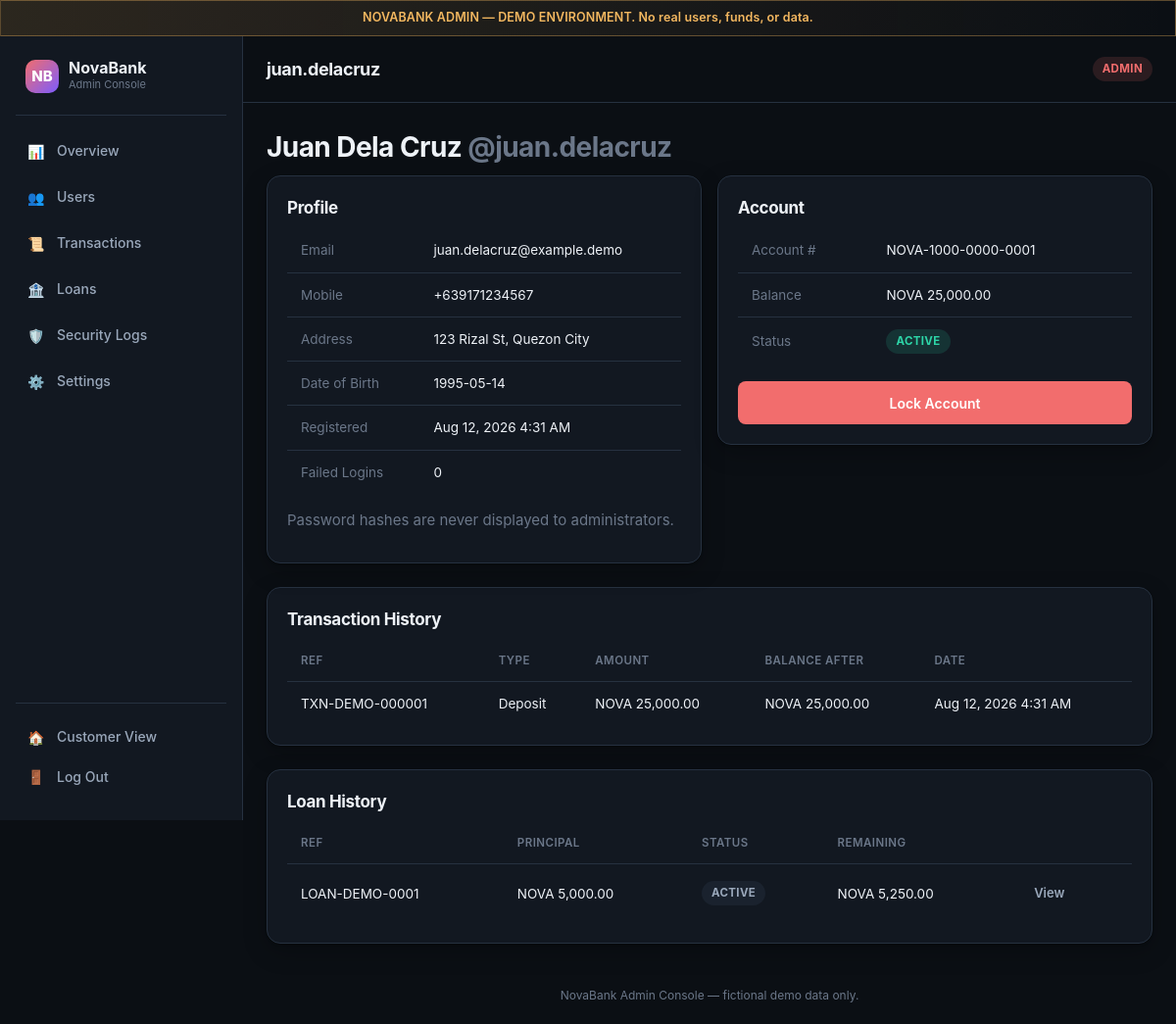
The app's page /admin/user-detail.php?id=2 (signed in) with its own data.
### tables this page shows
CREATE TABLE accounts (
    id INT UNSIGNED AUTO_INCREMENT PRIMARY KEY,
    user_id INT UNSIGNED NOT NULL UNIQUE,
    account_number VARCHAR(20) NOT NULL UNIQUE,
    balance DECIMAL(15,2) NOT NULL DEFAULT 0.00,
    currency VARCHAR(5) NOT NULL DEFAULT 'NOVA',
    status ENUM('active','locked') NOT NULL DEFAULT 'active',
    created_at TIMESTAMP NOT NULL DEFAULT CURRENT_TIMESTAMP,
    FOREIGN KEY (user_id) REFERENCES users(id) ON DELETE CASCADE,
    CONSTRAINT chk_balance_nonnegative CHECK (balance >= 0)
);

CREATE TABLE users (
    id INT UNSIGNED AUTO_INCREMENT PRIMARY KEY,
    role_id TINYINT UNSIGNED NOT NULL DEFAULT 1,
    username VARCHAR(30) NOT NULL UNIQUE,
    email VARCHAR(120) NOT NULL UNIQUE,
    password_hash VARCHAR(255) NOT NULL,
    first_name VARCHAR(60) NOT NULL,
    last_name VARCHAR(60) NOT NULL,
    mobile_number VARCHAR(20) NOT NULL,
    date_of_birth DATE NOT NULL,
    address VARCHAR(255) NOT NULL,
    status ENUM('active','locked','suspended') NOT NULL DEFAULT 'active',
    failed_login_count INT UNSIGNED NOT NULL DEFAULT 0,
    locked_until DATETIME NULL,
    created_at TIMESTAMP NOT NULL DEFAULT CURRENT_TIMESTAMP,
    updated_at TIMESTAMP NOT NULL DEFAULT CURRENT_TIMESTAMP ON UPDATE CURRENT_TIMESTAMP,
    FOREIGN KEY (role_id) REFERENCES roles(id)
);

CREATE TABLE transactions (
    id INT UNSIGNED AUTO_INCREMENT PRIMARY KEY,
    transaction_ref VARCHAR(30) NOT NULL UNIQUE,
    account_id INT UNSIGNED NOT NULL,
    type_id TINYINT UNSIGNED NOT NULL,
    amount DECIMAL(15,2) NOT NULL,
    balance_after DECIMAL(15,2) NOT NULL,
    counterparty_account_id INT UNSIGNED NULL,
    description VARCHAR(255) NULL,
    status ENUM('pending','completed','failed','reversed') NOT NULL DEFAULT 'completed',
    created_at TIMESTAMP NOT NULL DEFAULT CURRENT_TIMESTAMP,
    FOREIGN KEY (account_id) REFERENCES accounts(id),
    FOREIGN KEY (type_id) REFERENCES transaction_types(id),
    FOREIGN KEY (counterparty_account_id) REFERENCES accounts(id),
    INDEX idx_account_created (account_id, created_at)
);

CREATE TABLE transaction_types (
    id TINYINT UNSIGNED AUTO_INCREMENT PRIMARY KEY,
    code VARCHAR(30) NOT NULL UNIQUE
);

CREATE TABLE loans (
    id INT UNSIGNED AUTO_INCREMENT PRIMARY KEY,
    loan_ref VARCHAR(30) NOT NULL UNIQUE,
    user_id INT UNSIGNED NOT NULL,
    principal DECIMAL(15,2) NOT NULL,
    interest_rate DECIMAL(5,2) NOT NULL,
    term_months SMALLINT UNSIGNED NOT NULL,
    monthly_payment DECIMAL(15,2) NOT NULL,
    total_repayment DECIMAL(15,2) NOT NULL,
    remaining_balance DECIMAL(15,2) NOT NULL,
    purpose VARCHAR(255) NOT NULL,
    status ENUM('pending','under_review','approved','rejected','active','fully_paid','defaulted') NOT NULL DEFAULT 'pending',
    applied_at TIMESTAMP NOT NULL DEFAULT CURRENT_TIMESTAMP,
    decided_at TIMESTAMP NULL,
    decided_by INT UNSIGNED NULL,
    FOREIGN KEY (user_id) REFERENCES users(id) ON DELETE CASCADE,
    FOREIGN KEY (decided_by) REFERENCES users(id)
);

### includes/functions.php (called while the page is built, shortened)
<?php
function e(?string $value): string {
    return htmlspecialchars($value ?? '', ENT_QUOTES, 'UTF-8');
}
function format_money(float|string $amount): string {
    return APP_CURRENCY . ' ' . number_format((float)$amount, 2);
}
function format_date(string $datetime, string $format = 'M j, Y g:i A'): string {
    $ts = strtotime($datetime);
    return $ts ? date($format, $ts) : $datetime;
}

### admin/user-detail.php (the view, shortened to what this page needs)
<?php
$pdo = db();
$userId = (int)($_GET['id'] ?? 0);
$stmt = $pdo->prepare(
    'SELECT u.id, u.username, u.email, u.first_name, u.last_name, u.mobile_number, u.address,
            u.date_of_birth, u.status AS user_status, u.created_at, u.failed_login_count, u.locked_until,
            a.id AS account_id, a.account_number, a.balance, a.status AS account_status
     FROM users u JOIN accounts a ON a.user_id = u.id
     WHERE u.id = ? AND u.role_id = 1'
);
$stmt->execute([$userId]);
$user = $stmt->fetch();
$stmt = $pdo->prepare('SELECT t.*, tt.code AS type_code FROM transactions t JOIN transaction_types tt ON tt.id=t.type_id WHERE t.account_id = ? ORDER BY t.created_at DESC LIMIT 15');
$stmt->execute([$user['account_id']]);
$transactions = $stmt->fetchAll();
$stmt = $pdo->prepare('SELECT * FROM loans WHERE user_id = ? ORDER BY applied_at DESC');
$stmt->execute([$userId]);
$loans = $stmt->fetchAll();
$pageTitle = $user['username'];
require __DIR__ . '/includes/admin-header.php';
?>
<h1><?= e($user['first_name'] . ' ' . $user['last_name']) ?> <span class="text-faint">@<?= e($user['username']) ?></span></h1>
<div class="grid grid-2" style="grid-template-columns: 1fr 1fr; align-items:start;">
    <div class="card mb-24">
        <h3>Profile</h3>
        <table>
            <tr><td class="text-faint">Email</td><td><?= e($user['email']) ?></td></tr>
            <tr><td class="text-faint">Mobile</td><td><?= e($user['mobile_number']) ?></td></tr>
            <tr><td class="text-faint">Address</td><td><?= e($user['address']) ?></td></tr>
            <tr><td class="text-faint">Date of Birth</td><td><?= e($user['date_of_birth']) ?></td></tr>
            <tr><td class="text-faint">Registered</td><td><?= e(format_date($user['created_at'])) ?></td></tr>
            <tr><td class="text-faint">Failed Logins</td><td><?= (int)$user['failed_login_count'] ?></td></tr>
        </table>
        <p class="text-faint mt-16">Password hashes are never displayed to administrators.</p>
    </div>
    <div class="card mb-24">
        <h3>Account</h3>
        <table>
            <tr><td class="text-faint">Account #</td><td><?= e($user['account_number']) ?></td></tr>
            <tr><td class="text-faint">Balance</td><td><?= e(format_money($user['balance'])) ?></td></tr>
            <tr><td class="text-faint">Status</td><td>
                <span class="badge <?= $user['account_status'] === 'active' ? 'badge-success' : 'badge-danger' ?>"><?= e(ucfirst($user['account_status'])) ?></span>
            </td></tr>
        </table>
        <form method="post" action="<?= APP_BASE_URL ?>/admin/users.php" data-confirm="Are you sure?" class="mt-16">
            <?php if ($user['account_status'] === 'active'): ?>
                <button type="submit" class="btn btn-danger btn-block">Lock Account</button>
            <?php else: ?>
                <input type="hidden" name="action" value="unlock">
                <button type="submit" class="btn btn-secondary btn-block">Unlock Account</button>
            <?php endif; ?>
        </form>
    </div>
</div>
<div class="card mb-24">
    <h3>Transaction History</h3>
    <?php if (empty($transactions)): ?>
        <div class="empty-state">No transactions.</div>
    <?php else: ?>
        <div class="table-wrap">
        <table>
            <thead><tr><th>Ref</th><th>Type</th><th>Amount</th><th>Balance After</th><th>Date</th></tr></thead>
            <tbody>
            <?php foreach ($transactions as $t): ?>
                <tr>
                    <td><?= e($t['transaction_ref']) ?></td>
                    <td><?= e(ucwords(str_replace('_',' ',$t['type_code']))) ?></td>
                    <td><?= e(format_money($t['amount'])) ?></td>
                    <td><?= e(format_money($t['balance_after'])) ?></td>
                    <td><?= e(format_date($t['created_at'])) ?></td>
                </tr>
            <?php endforeach; ?>
            </tbody>
        </table>
        </div>
    <?php endif; ?>
</div>
<div class="card">
    <h3>Loan History</h3>
    <?php if (empty($loans)): ?>
        <div class="empty-state">No loans.</div>
    <?php else: ?>
        <div class="table-wrap">
        <table>
            <thead><tr><th>Ref</th><th>Principal</th><th>Status</th><th>Remaining</th><th></th></tr></thead>
            <tbody>
            <?php foreach ($loans as $loan): ?>
                <tr>
                    <td><?= e($loan['loan_ref']) ?></td>
                    <td><?= e(format_money($loan['principal'])) ?></td>
                    <td><span class="badge badge-neutral"><?= e(ucwords(str_replace('_',' ',$loan['status']))) ?></span></td>
                    <td><?= e(format_money($loan['remaining_balance'])) ?></td>
                    <td><a href="<?= APP_BASE_URL ?>/admin/loan-detail.php?ref=<?= urlencode($loan['loan_ref']) ?>" class="btn btn-ghost btn-sm">View</a></td>
                </tr>
            <?php endforeach; ?>
            </tbody>
        </table>
        </div>
    <?php endif; ?>
</div>
<?php require __DIR__ . '/includes/admin-footer.php'; ?>

### admin/includes/admin-header.php (shortened to what this page needs)
<?php
$adminPage = basename($_SERVER['SCRIPT_NAME']);
$adminLinks = [
    ['index.php', 'Overview', '📊'],
    ['users.php', 'Users', '👥'],
    ['transactions.php', 'Transactions', '📜'],
    ['loans.php', 'Loans', '🏦'],
    ['security-logs.php', 'Security Logs', '🛡️'],
    ['settings.php', 'Settings', '⚙️'],
];
?>
<!DOCTYPE html>
<html lang="en" data-theme="dark">
<head>
<link rel="stylesheet" href="<?= APP_BASE_URL ?>/assets/css/style.css">
</head>
<body>
<div class="demo-banner">NOVABANK ADMIN — DEMO ENVIRONMENT. No real users, funds, or data.</div>
<div class="app-shell">
    <aside class="sidebar">
        <div class="brand">
            <div class="brand-mark" style="background:linear-gradient(135deg,#f26d6d,#7c5cff);">NB</div>
            <div>
                <div class="brand-name">NovaBank</div>
                <div class="brand-tagline">Admin Console</div>
            </div>
        </div>
        <?php foreach ($adminLinks as [$file, $label, $icon]): ?>
            <a href="<?= APP_BASE_URL ?>/admin/<?= $file ?>" class="nav-link <?= $adminPage === $file ? 'active' : '' ?>">
                <span class="nav-icon" aria-hidden="true"><?= $icon ?></span>
                <span><?= e($label) ?></span>
            </a>
        <?php endforeach; ?>
        <div class="sidebar-footer">
            <a href="<?= APP_BASE_URL ?>/dashboard.php" class="nav-link"><span class="nav-icon">🏠</span><span>Customer View</span></a>
            <form method="post" action="<?= APP_BASE_URL ?>/logout.php">
                <button type="submit" class="nav-link" style="width:100%;text-align:left;border:none;background:none;cursor:pointer;font-family:inherit;">
                    <span class="nav-icon">🚪</span><span>Log Out</span>
                </button>
            </form>
        </div>
    </aside>
    <div class="main-area">
        <header class="topbar">
            <div class="topbar-left"><h1 style="font-size:18px;margin:0;"><?= e($pageTitle ?? '') ?></h1></div>
            <div class="topbar-right">
                <span class="badge badge-danger">ADMIN</span>
            </div>
        </header>
        <main class="page-content">

### records on screen
accounts: user.username "juan.delacruz", user.last_name "Juan Dela Cruz", user.email "juan.delacruz@example.demo", user.mobile_number "+639171234567", user.address "123 Rizal St, Quezon City", user.date_of_birth "1995-05-14", user.created_at "Aug 12, 2026 4:31 AM", user.failed_login_count "0", account_number "NOVA-1000-0000-0001", balance "NOVA 25,000.00", status "ACTIVE"
transactions: transaction_ref "TXN-DEMO-000001", type.code "Deposit", amount "NOVA 25,000.00", balance_after "NOVA 25,000.00", created_at "Aug 12, 2026 4:31 AM"
loans: loan_ref "LOAN-DEMO-0001", principal "NOVA 5,000.00", status "ACTIVE", remaining_balance "NOVA 5,250.00"

### other values on screen
$icon "📊"
$label "Overview"
$icon "👥"
$label "Users"
$icon "📜"
$label "Transactions"
$icon "🏦"
$label "Loans"
$icon "🛡️"
$label "Security Logs"
$icon "⚙️"
$label "Settings"
